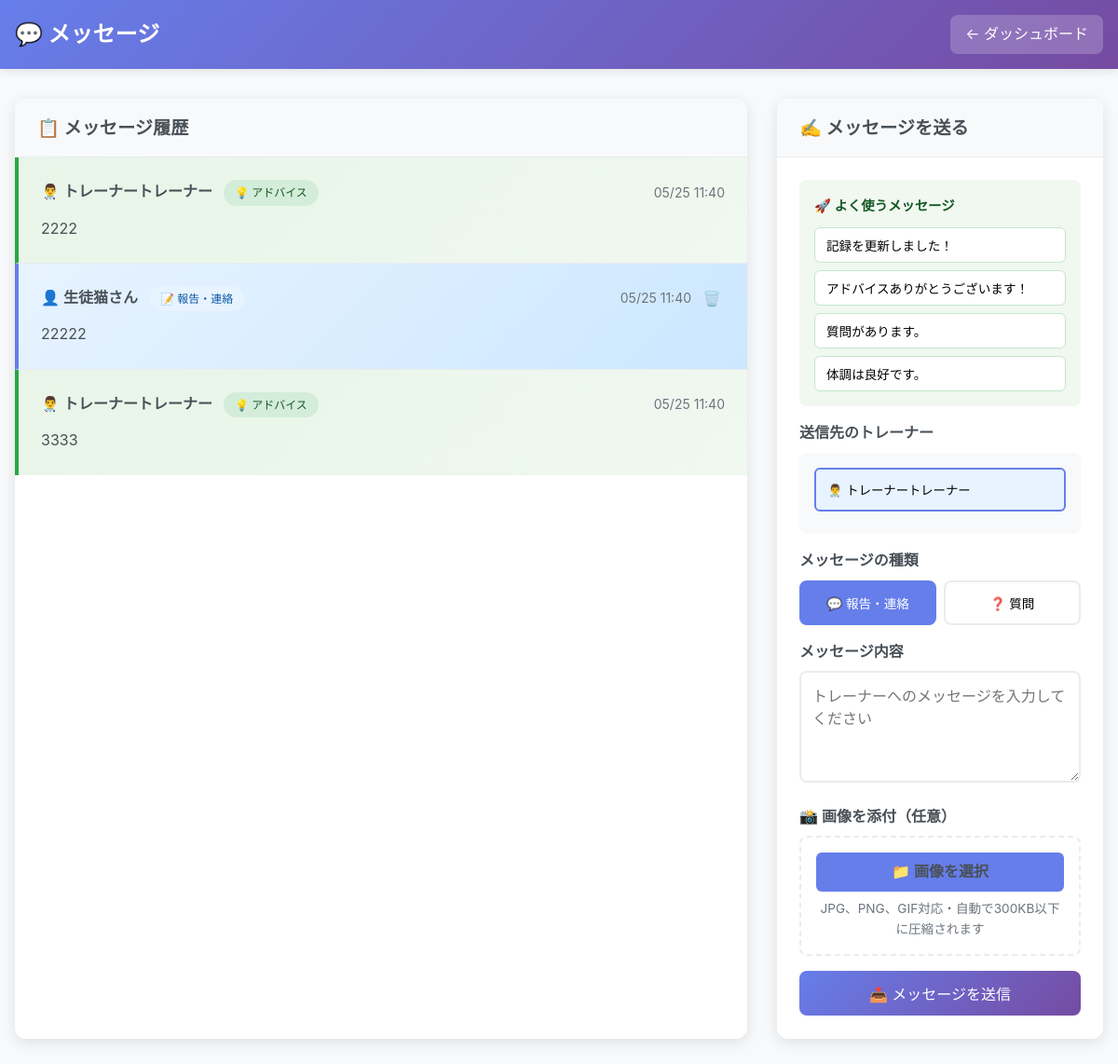
Screenshot of /messages (signed in) with the database file from the repository.
### app.py (models this page shows, shortened)
class Message(db.Model):
    id = db.Column(db.Integer, primary_key=True)
    sender_type = db.Column(db.String(20), nullable=False)  # 'student' or 'trainer'
    sender_id = db.Column(db.Integer, nullable=False)
    receiver_type = db.Column(db.String(20), nullable=False)  # 'student' or 'trainer'
    receiver_id = db.Column(db.Integer, nullable=False)
    student_id = db.Column(db.Integer, db.ForeignKey('student.id'), nullable=False)  # 会話の対象となる生徒
    trainer_id = db.Column(db.Integer, db.ForeignKey('trainer.id'), nullable=False)  # 会話の対象となるトレーナー
    content = db.Column(db.Text, nullable=False)
    message_type = db.Column(db.String(20), nullable=False, default='general')  # 'general', 'advice', 'question', 'encouragement'
    is_read = db.Column(db.Boolean, default=False, nullable=False)
    created_at = db.Column(db.DateTime, nullable=False, default=lambda: get_jst_now().replace(tzinfo=None))
    is_deleted = db.Column(db.Boolean, default=False, nullable=False)
    deleted_at = db.Column(db.DateTime, nullable=True)
    image_filename = db.Column(db.String(255), nullable=True)
    student = db.relationship('Student', backref='student_messages')
    trainer = db.relationship('Trainer', backref='trainer_messages')

class Trainer(db.Model):
    id = db.Column(db.Integer, primary_key=True)
    name = db.Column(db.String(100), nullable=False)
    email = db.Column(db.String(120), unique=True, nullable=False)
    password_hash = db.Column(db.String(256))

class Student(db.Model):
    id = db.Column(db.Integer, primary_key=True)
    nickname = db.Column(db.String(100), nullable=False)
    email = db.Column(db.String(120), unique=True, nullable=False)
    password_hash = db.Column(db.String(256))
    height = db.Column(db.Float, nullable=True)
    age_group = db.Column(db.String(50), nullable=True)
    is_public_weight = db.Column(db.Boolean, default=False, nullable=False)
    target_weight = db.Column(db.Float, nullable=True)
    sleep_logs = db.relationship('SleepLog', backref='student', lazy=True, cascade='all, delete-orphan')
    bowel_movement_logs = db.relationship('BowelMovementLog', backref='student', lazy=True, cascade='all, delete-orphan')
    weight_logs = db.relationship('WeightLog', backref='student', lazy=True, cascade='all, delete-orphan')
    meal_logs = db.relationship('MealLog', backref='student', lazy=True, cascade='all, delete-orphan')

### app.py (the view)
@app.route('/messages')
def messages_page():
    if 'student_id' not in session:
        flash('メッセージを見るにはログインが必要です。', 'danger')
        return redirect(url_for('login_page'))
    current_student_id = session['student_id']
    current_student = Student.query.get(current_student_id)
    messages = Message.query.filter_by(
        student_id=current_student_id,
        is_deleted=False
    ).order_by(Message.created_at.asc()).all()  # asc()で古い順に変更
    unread_messages = Message.query.filter_by(
        student_id=current_student_id,
        receiver_type='student',
        receiver_id=current_student_id,
        is_read=False,
        is_deleted=False
    ).all()
    for msg in unread_messages:
        msg.is_read = True
    db.session.commit()
    trainer_ids = list(set([msg.trainer_id for msg in messages]))
    trainers = {t.id: t for t in Trainer.query.filter(Trainer.id.in_(trainer_ids)).all()}
    return render_template('messages.html',
                         messages=messages,
                         trainers=trainers,
                         current_student=current_student,
                         current_time=get_jst_now())

### app.py (called while the page is built)
def get_jst_now():
    return datetime.now(JST)

### templates/messages.html (shortened to what this page needs)
<!DOCTYPE html>
<html lang="ja">
<head>
</head>
<body>
    <div class="desktop-container">
        <div class="header">
            <div class="header-content">
                <h1>💬 メッセージ</h1>
                <a href="{{ url_for('dashboard_page') }}" class="back-btn">← ダッシュボード</a>
            </div>
        </div>
        <div class="container">
            <div class="main-layout">
                <div class="messages-column">
                    <div class="message-section">
                        <div class="section-header">
                            <h2 class="section-title">📋 メッセージ履歴</h2>
                        </div>
                        <div class="messages-history" id="desktopMessagesHistory">
                            {% if messages %}
                                {% for message in messages %}
                                    {% if message.is_recalled %}
                                        <div class="desktop-message-item recalled {% if message.sender_type == 'trainer' %}from-trainer{% else %}from-student{% endif %}" data-message-id="{{ message.id }}">
                                            <div class="desktop-message-header">
                                                <div>
                                                    <span class="desktop-message-sender">
                                                        {% if message.sender_type == 'trainer' %}
                                                            👨‍⚕️ {{ trainers[message.trainer_id].name }}トレーナー
                                                        {% else %}
                                                            👤 {{ current_student.nickname }}さん
                                                        {% endif %}
                                                    </span>
                                                </div>
                                                <div class="desktop-message-time">
                                                    {{ message.created_at.strftime('%m/%d %H:%M') }}
                                                </div>
                                            </div>
                                            <div class="desktop-message-content">
                                                <div class="recalled-message">📵 このメッセージは取り消されました</div>
                                            </div>
                                        </div>
                                    {% else %}
                                        <div class="desktop-message-item {% if message.sender_type == 'trainer' %}from-trainer{% else %}from-student{% endif %}" data-message-id="{{ message.id }}">
                                            <div class="desktop-message-header">
                                                <div>
                                                    <span class="desktop-message-sender">
                                                        {% if message.sender_type == 'trainer' %}
                                                            👨‍⚕️ {{ trainers[message.trainer_id].name }}トレーナー
                                                        {% else %}
                                                            👤 {{ current_student.nickname }}さん
                                                        {% endif %}
                                                    </span>
                                                    <span class="desktop-message-type-badge type-{{ message.message_type }}">
                                                        {% if message.message_type == 'advice' %}💡 アドバイス
                                                        {% elif message.message_type == 'question' %}❓ 質問
                                                        {% elif message.message_type == 'encouragement' %}🌟 応援
                                                        {% elif message.message_type == 'general' %}📝 報告・連絡
                                                        {% else %}💬 その他
                                                        {% endif %}
                                                    </span>
                                                </div>
                                                <div style="display: flex; align-items: center; gap: 0.5rem;">
                                                    <div class="desktop-message-time">
                                                        {{ message.created_at.strftime('%m/%d %H:%M') }}
                                                    </div>
                                                    {% if message.sender_type == 'student' %}
                                                        <button class="desktop-delete-message-btn"
                                                                onclick="deleteMessage({{ message.id }})"
                                                                title="メッセージを削除（送信から30分以内）">
                                                            🗑️
                                                        </button>
                                                    {% endif %}
                                                </div>
                                            </div>
                                            <div class="desktop-message-content">
                                                {{ message.content|replace('\n', '<br>')|safe }}
                                            </div>
                                        </div>
                                    {% endif %}
                                {% endfor %}
                            {% else %}
                                <div class="no-messages">
                                    <h3>📭 まだメッセージがありません</h3>
                                    <p>トレーナーとのコミュニケーションを始めましょう！</p>
                                </div>
                            {% endif %}
                        </div>
                    </div>
                </div>
                <div class="input-column">
                    <div class="message-section">
                        <div class="section-header">
                            <h2 class="section-title">✍️ メッセージを送る</h2>
                        </div>
                        <div class="message-form">
                            <div class="quick-messages">
                                <h4>🚀 よく使うメッセージ</h4>
                                <div class="quick-message-grid">
                                    <button type="button" class="quick-message-btn" onclick="insertTemplate('記録を更新しました！')">記録を更新しました！</button>
                                    <button type="button" class="quick-message-btn" onclick="insertTemplate('アドバイスありがとうございます！')">アドバイスありがとうございます！</button>
                                    <button type="button" class="quick-message-btn" onclick="insertTemplate('質問があります。')">質問があります。</button>
                                    <button type="button" class="quick-message-btn" onclick="insertTemplate('体調は良好です。')">体調は良好です。</button>
                                </div>
                            </div>
                            <form method="POST" action="{{ url_for('send_message') }}" enctype="multipart/form-data" id="desktopMessageForm">
                                <div class="form-group">
                                    <label>送信先のトレーナー</label>
                                    <div class="trainer-selection">
                                        {% for trainer_id, trainer in trainers.items() %}
                                            <button type="button" class="trainer-btn{% if loop.first %} selected{% endif %}"
                                                    data-trainer-id="{{ trainer_id }}" onclick="selectTrainer({{ trainer_id }})">
                                                👨‍⚕️ {{ trainer.name }}トレーナー
                                            </button>
                                        {% endfor %}
                                    </div>
                                </div>
                                <div class="form-group">
                                    <label>メッセージの種類</label>
                                    <div class="message-type-grid">
                                        <button type="button" class="type-btn selected" data-type="general" onclick="selectMessageType('general')">
                                            💬 報告・連絡
                                        </button>
                                        <button type="button" class="type-btn" data-type="question" onclick="selectMessageType('question')">
                                            ❓ 質問
                                        </button>
                                    </div>
                                </div>
                                <div class="form-group">
                                    <label for="desktopContent">メッセージ内容</label>
                                    <textarea class="form-control message-textarea" id="desktopContent" name="content"
                                              placeholder="トレーナーへのメッセージを入力してください" required></textarea>
                                </div>
                                <div class="form-group">
                                    <label>📸 画像を添付（任意）</label>
                                    <div class="desktop-image-upload-section" id="desktopImageUploadSection">
                                        <label for="desktopImageInput" class="desktop-file-input-label">
                                            📁 画像を選択
                                        </label>
                                        <div class="desktop-file-info">
                                            JPG、PNG、GIF対応・自動で300KB以下に圧縮されます
                                        </div>
                                    </div>
                                </div>
                                <button type="submit" class="btn btn-primary" id="desktopSubmitBtn" style="width: 100%;">📤 メッセージを送信</button>
                            </form>
                        </div>
                    </div>
                </div>
            </div>
        </div>
    </div>
</body>
</html>

### rows the page displays
Message: message_type "💡 アドバイス", created_at "05/25 11:40", content "2222"
Trainer: name "トレーナー"
Message: message_type "📝 報告・連絡", created_at "05/25 11:40", content "22222"
Student: nickname "生徒猫"
Message: message_type "💡 アドバイス", created_at "05/25 11:40", content "3333"
